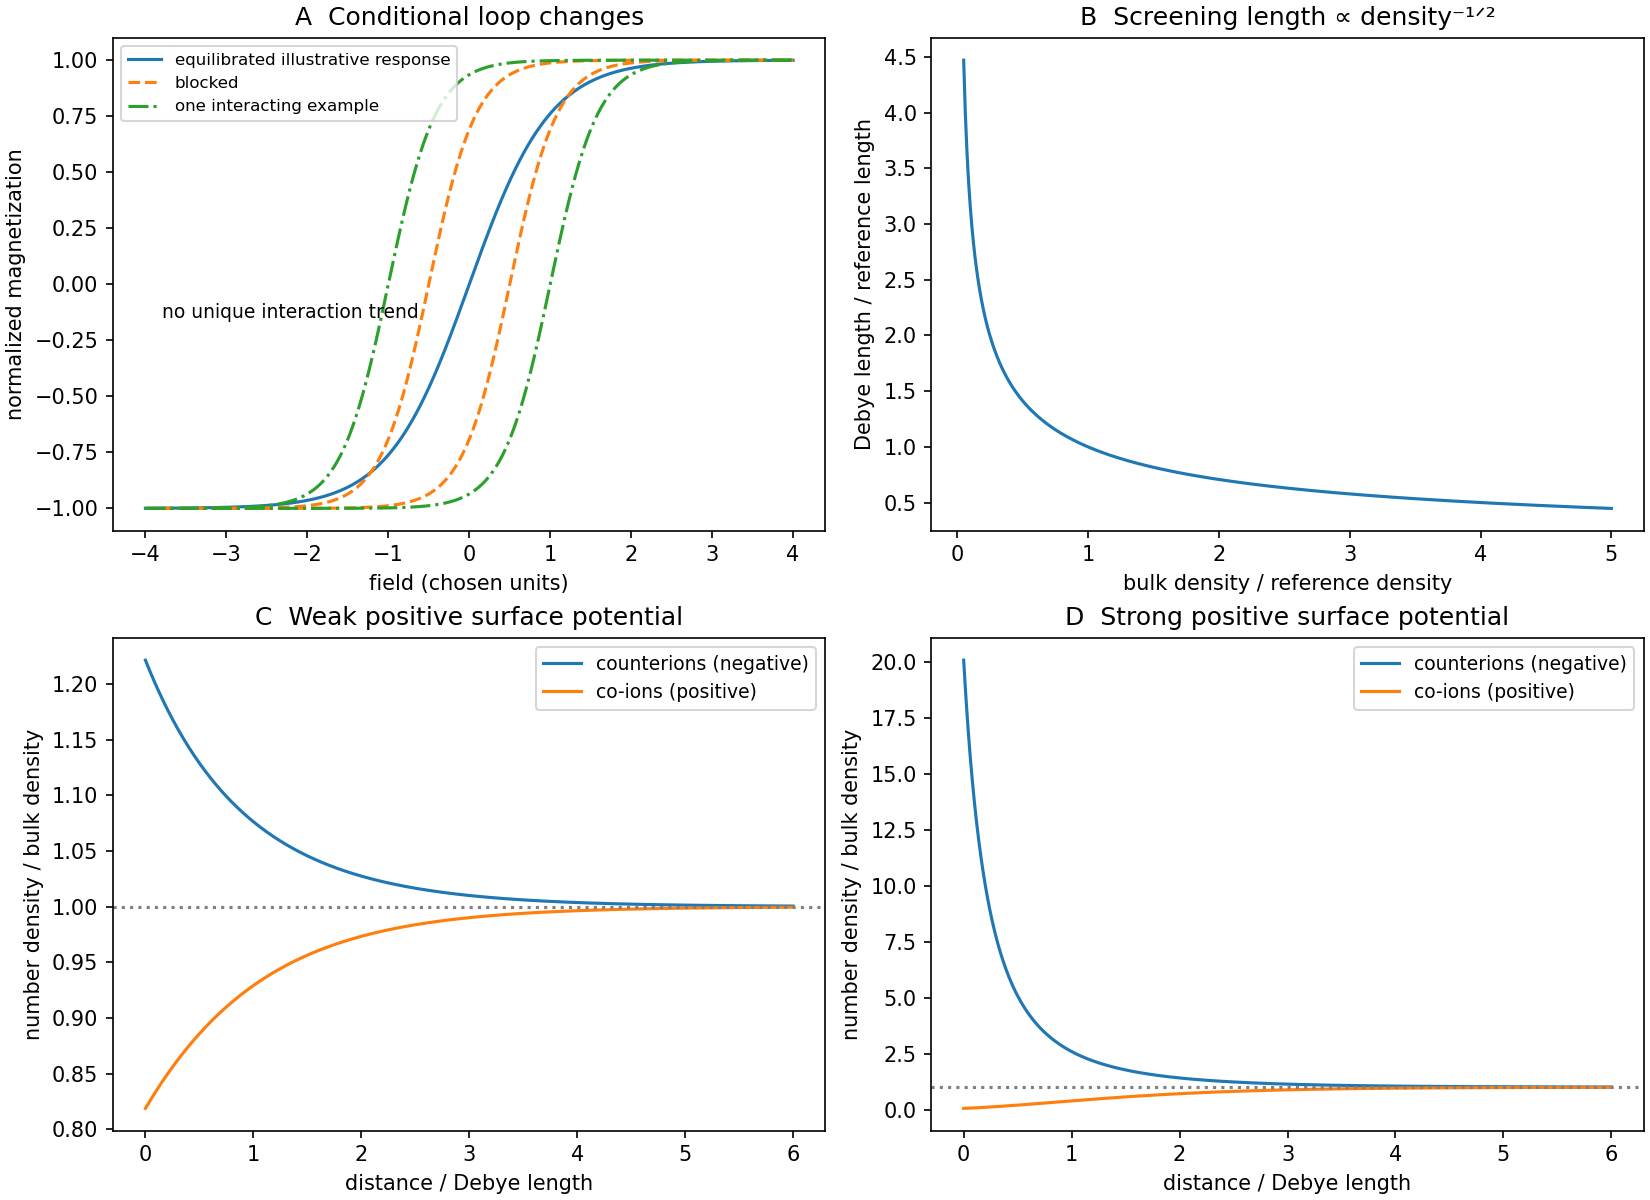

This chart was generated by the following Python code:
"""Original conditional magnetic curves and physical-sign Poisson-Boltzmann solutions."""
import numpy as np
import matplotlib.pyplot as plt
fig,axs=plt.subplots(2,2,figsize=(11,8),layout="constrained")
ax=axs[0,0];h=np.linspace(-4,4,800)
ax.plot(h,np.tanh(h),label="equilibrated illustrative response")
for hc,style,label in [(.5,"--","blocked"),(1.,"-.", "one interacting example")]:
 ax.plot(h,np.tanh(1.7*(h-hc)),style,label=label)
 ax.plot(h,np.tanh(1.7*(h+hc)),style,color=ax.lines[-1].get_color())
ax.set(xlabel="field (chosen units)",ylabel="normalized magnetization",title="A  Conditional loop changes");ax.legend(fontsize=8)
ax.text(-3.8,-.15,"no unique interaction trend",fontsize=9)
ax=axs[0,1];n=np.linspace(.05,5,400)
ax.plot(n,n**-.5);ax.set(xlabel="bulk density / reference density",ylabel="Debye length / reference length",title="B  Screening length ∝ density⁻¹ᐟ²")
x=np.linspace(0,6,600)
for ax,u0,title in [(axs[1,0],.2,"C  Weak positive surface potential"),(axs[1,1],3,"D  Strong positive surface potential")]:
 u=4*np.arctanh(np.tanh(u0/4)*np.exp(-x))
 ax.plot(x,np.exp(u),label="counterions (negative)")
 ax.plot(x,np.exp(-u),label="co-ions (positive)")
 ax.axhline(1,color="gray",ls=":");ax.set(xlabel="distance / Debye length",ylabel="number density / bulk density",title=title)
 ax.legend(fontsize=9)
fig.savefig("paper-2-magnetism-and-screening.png",dpi=150,facecolor="white")
